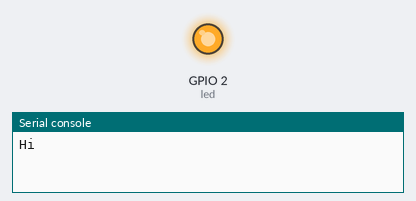
Recording of a program running on a simulated ESP32 board running MicroPython. On the bench: output pins drawn as LEDs (lit = HIGH), the last lines printed to the serial console.

Above: at 0.5 s.
At 5.0 s:
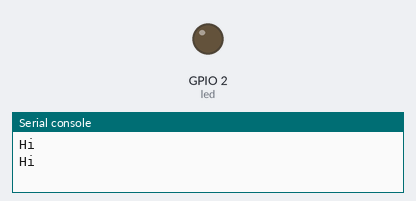
Timing chart, 0 to 6.9 s (numbered marks = the images above):
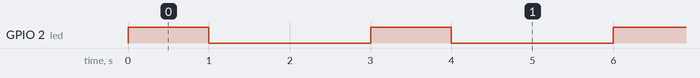

The program:

main.py
```python
from machine import Pin
from time import sleep
led = Pin(2, Pin.OUT)
while True:
    print("Hi")
    led.value(1)
    sleep(1)
    led.value(0)
    sleep(2)
```

Measured:
- by itself, GPIO 2 (led): alternates HIGH for 1.0 s and LOW for 2.0 s
